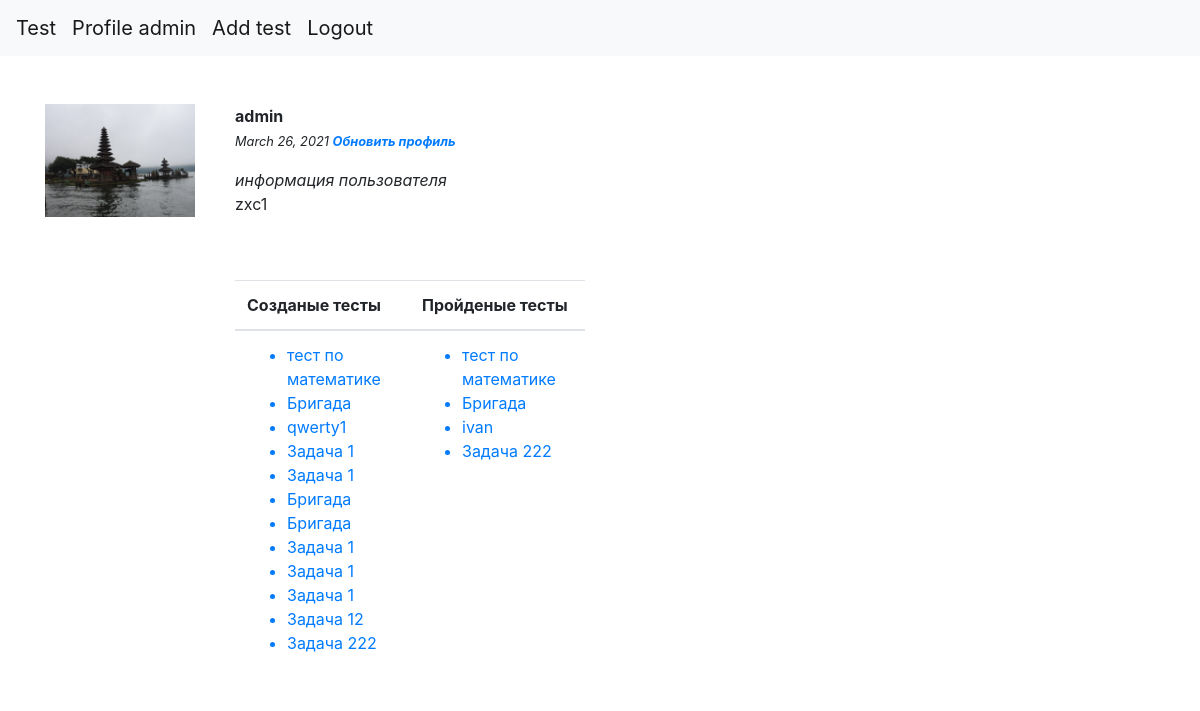
/profile/ (signed in), run on the app's committed database.
### tests/models.py (models this page shows)
class Profile(models.Model):
    user = models.OneToOneField(User, on_delete=models.CASCADE)
    avatar = models.ImageField(null=True)
    about = models.TextField(max_length=500,null=True, blank=True)
    birthday = models.DateField(null=True, blank=True)
    create_test = models.ForeignKey(Tests,null=True,blank=True, on_delete=models.DO_NOTHING)
    complete = models.ManyToManyField(Tests,  blank=True, related_name='complete')
    def __str__(self):
        return self.user.username

class Tests(models.Model):
    class Meta:
        verbose_name='Тесты'
    owner = models.ForeignKey('Profile', on_delete=models.CASCADE)
    title = models.CharField(max_length=150,verbose_name='Название тесте')
    questions = models.ManyToManyField('Question',  blank=True, )
    max_points = models.FloatField(default=0)
    def __str__(self):
        return self.title
    def get_absolute_url(self):
        return reverse('test',kwargs={'pk': self.pk})

### tests/views.py (the view)
# urls.py: path('profile/',ProfileView.as_view(),name='profile'),
class ProfileView(View):
    def get (self,request,*args,**kwargs):
        if not  request.user.is_authenticated:
            return redirect('registration')
        profile = Profile.objects.get(user=request.user)
        return render(request,'profile.html',{
                    'profile': profile
                    })

### tests/templates/profile.html (shortened to what this page needs)
{%extends 'base.html'%}
{%block content%}
<div class="container mt-5">
    <div class="row">
        <div class="col-sm-2 col-md-2">
            {%if profile.avatar%}
            <img src="{{profile.avatar.url}} "
            alt="" class="img-rounded img-responsive" width="150px" />
            {%endif%}
        </div>
        <div class="col-sm-4 col-md-4">
            <blockquote>
                <b>{{profile}}</b> <br> <small><cite title="Source Title">
                    {%if profile.birthday%}
                    {{profile.birthday}}
                    {%endif%}
                    <strong> <a href="{%url 'updateprofile'%}"> Обновить профиль </a> </strong>
                    </cite></small>
            </blockquote>
            <em>информация пользователя</em> <br>
            {%if profile.about%}
            {{profile.about}}
            {%else%}
            <p>Обновите провиль</p>
            {%endif%}
                <br />
            <p>
                <table class="table">
                    <thead>
                      <tr>
                        <th>Созданые тесты </th>
                        <th>Пройденые тесты</th>
                      </tr>
                    </thead>
                    <tbody>
                      <tr>
                        <td><ul>
                            {%for create in profile.tests_set.all %}
                           <a href="{{create.get_absolute_url}}"> <li>{{create}}</li></a>
                            {%endfor%}
                        </ul></td>
                        <td>
                             <ul>
                                {%for completeTest in profile.complete.all%}
                                <a href="{{completeTest.get_absolute_url}}"> <li>{{completeTest}}</li></a>                            {%endfor%}
                        </ul>
                        <br>
                    </td><br>
                    <br>
                </tr>
                </tbody>
                </table>
                <br/>
        </div>
    </div>
</div>
<br>
{%endblock content%}

### tests/templates/base.html (shortened to what this page needs)
<!DOCTYPE html>
    <head>
      <link rel="stylesheet" href="https://stackpath.bootstrapcdn.com/bootstrap/4.5.0/css/bootstrap.min.css">
      <nav class="navbar navbar-expand-lg navbar-light bg-light">
        <a class="navbar-brand" href="{%url 'index'%}"> Test</a>
        {% if request.user.is_authenticated %}
          <a class="navbar-brand" href="{%url 'profile'%}" > Profile {{request.user}}</a>
          <a class="navbar-brand" href="{%url 'add'%}" > Add test</a>
          <a class="navbar-brand" href="{%url 'logout'%}"> Logout</a>
        {% else %}
          <a class="navbar-brand" href="{%url 'login'%}"  >Login</a>
          <a class="navbar-brand" href="{%url 'registration'%}" > Register</a>
          {% endif %}
      </nav>
      </head>
      <body>
        {%block content%} {%endblock%}
      </body>
</html>

### data on the page
Profile: avatar (picture), user.username "admin", birthday "March 26, 2021", about "zxc1"
Tests: title "тест по математике"
Tests: title "Бригада"
Tests: title "qwerty1"
Tests: title "Задача 1"
Tests: title "Задача 1"
Tests: title "Бригада"
Tests: title "Бригада"
Tests: title "Задача 1"
Tests: title "Задача 1"
Tests: title "Задача 1"
Tests: title "Задача 12"
Tests: title "Задача 222"
Tests: title "ivan"

### other printed values
{{ request.user }} "admin"
